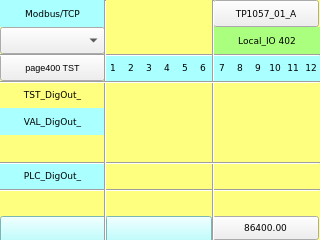
<?xml version="1.0" encoding="UTF-8"?>
<ui version="4.0">
 <class>page402</class>
 <widget class="QWidget" name="page402">
  <property name="geometry">
   <rect>
    <x>0</x>
    <y>0</y>
    <width>320</width>
    <height>240</height>
   </rect>
  </property>
  <property name="minimumSize">
   <size>
    <width>320</width>
    <height>240</height>
   </size>
  </property>
  <property name="maximumSize">
   <size>
    <width>320</width>
    <height>240</height>
   </size>
  </property>
  <property name="windowTitle">
   <string>page402</string>
  </property>
  <property name="styleSheet">
   <string notr="true">QWidget#page402
{
background-color: rgb(255, 255, 127);
}</string>
  </property>
  <widget class="Line" name="line_vt_2">
   <property name="geometry">
    <rect>
     <x>205</x>
     <y>0</y>
     <width>16</width>
     <height>241</height>
    </rect>
   </property>
   <property name="font">
    <font>
     <family>DejaVu Sans Mono</family>
     <pointsize>7</pointsize>
    </font>
   </property>
   <property name="orientation">
    <enum>Qt::Vertical</enum>
   </property>
  </widget>
  <widget class="Line" name="line_vt_1">
   <property name="geometry">
    <rect>
     <x>104</x>
     <y>0</y>
     <width>3</width>
     <height>241</height>
    </rect>
   </property>
   <property name="font">
    <font>
     <family>DejaVu Sans Mono</family>
     <pointsize>7</pointsize>
    </font>
   </property>
   <property name="orientation">
    <enum>Qt::Vertical</enum>
   </property>
  </widget>
  <widget class="ATCMbutton" name="atcmButton_MENU">
   <property name="geometry">
    <rect>
     <x>213</x>
     <y>0</y>
     <width>106</width>
     <height>27</height>
    </rect>
   </property>
   <property name="font">
    <font>
     <family>DejaVu Sans</family>
     <pointsize>7</pointsize>
    </font>
   </property>
   <property name="checkable">
    <bool>false</bool>
   </property>
   <property name="toolTip">
    <string/>
   </property>
   <property name="whatsThis">
    <string>ATCMbutton widget</string>
   </property>
   <property name="pageName">
    <string>menu</string>
   </property>
   <property name="passwordVar">
    <string/>
   </property>
   <property name="statusvar">
    <string/>
   </property>
   <property name="viewStatus">
    <bool>false</bool>
   </property>
   <property name="visibilityVar">
    <string/>
   </property>
   <property name="bgColor">
    <color>
     <red>170</red>
     <green>255</green>
     <blue>255</blue>
    </color>
   </property>
   <property name="bgPressColor">
    <color>
     <red>255</red>
     <green>0</green>
     <blue>0</blue>
    </color>
   </property>
   <property name="text">
    <string>TP1057_01_A</string>
   </property>
   <property name="pressText">
    <string>TP1057_01_A</string>
   </property>
   <property name="borderWidth">
    <number>1</number>
   </property>
   <property name="borderRadius">
    <number>0</number>
   </property>
   <property name="apparence">
    <enum>QFrame::Raised</enum>
   </property>
  </widget>
  <widget class="QLabel" name="label_Qt_Project">
   <property name="geometry">
    <rect>
     <x>214</x>
     <y>27</y>
     <width>106</width>
     <height>27</height>
    </rect>
   </property>
   <property name="font">
    <font>
     <family>DejaVu Sans</family>
     <pointsize>7</pointsize>
    </font>
   </property>
   <property name="styleSheet">
    <string notr="true">background-color: rgb(170, 255, 127);</string>
   </property>
   <property name="text">
    <string>Local_IO 402</string>
   </property>
   <property name="alignment">
    <set>Qt::AlignCenter</set>
   </property>
  </widget>
  <widget class="QLabel" name="label_PLC_DigIn_8">
   <property name="geometry">
    <rect>
     <x>231</x>
     <y>54</y>
     <width>18</width>
     <height>27</height>
    </rect>
   </property>
   <property name="font">
    <font>
     <family>DejaVu Sans</family>
     <pointsize>7</pointsize>
    </font>
   </property>
   <property name="styleSheet">
    <string notr="true">background-color: rgb(170, 255, 255);</string>
   </property>
   <property name="text">
    <string>8</string>
   </property>
   <property name="alignment">
    <set>Qt::AlignCenter</set>
   </property>
  </widget>
  <widget class="QLabel" name="label_PLC_DigIn_4">
   <property name="geometry">
    <rect>
     <x>158</x>
     <y>54</y>
     <width>18</width>
     <height>27</height>
    </rect>
   </property>
   <property name="font">
    <font>
     <family>DejaVu Sans</family>
     <pointsize>7</pointsize>
    </font>
   </property>
   <property name="styleSheet">
    <string notr="true">background-color: rgb(170, 255, 255);</string>
   </property>
   <property name="text">
    <string>4</string>
   </property>
   <property name="alignment">
    <set>Qt::AlignCenter</set>
   </property>
  </widget>
  <widget class="QLabel" name="label_PLC_DigIn_10">
   <property name="geometry">
    <rect>
     <x>266</x>
     <y>54</y>
     <width>18</width>
     <height>27</height>
    </rect>
   </property>
   <property name="font">
    <font>
     <family>DejaVu Sans</family>
     <pointsize>7</pointsize>
    </font>
   </property>
   <property name="styleSheet">
    <string notr="true">background-color: rgb(170, 255, 255);</string>
   </property>
   <property name="text">
    <string>10</string>
   </property>
   <property name="alignment">
    <set>Qt::AlignCenter</set>
   </property>
  </widget>
  <widget class="QLabel" name="label_PLC_DigIn_1">
   <property name="geometry">
    <rect>
     <x>104</x>
     <y>54</y>
     <width>18</width>
     <height>27</height>
    </rect>
   </property>
   <property name="font">
    <font>
     <family>DejaVu Sans</family>
     <pointsize>7</pointsize>
    </font>
   </property>
   <property name="styleSheet">
    <string notr="true">background-color: rgb(170, 255, 255);</string>
   </property>
   <property name="text">
    <string>1</string>
   </property>
   <property name="alignment">
    <set>Qt::AlignCenter</set>
   </property>
  </widget>
  <widget class="QLabel" name="label_PLC_DigIn_6">
   <property name="geometry">
    <rect>
     <x>194</x>
     <y>54</y>
     <width>18</width>
     <height>27</height>
    </rect>
   </property>
   <property name="font">
    <font>
     <family>DejaVu Sans</family>
     <pointsize>7</pointsize>
    </font>
   </property>
   <property name="styleSheet">
    <string notr="true">background-color: rgb(170, 255, 255);</string>
   </property>
   <property name="text">
    <string>6</string>
   </property>
   <property name="alignment">
    <set>Qt::AlignCenter</set>
   </property>
  </widget>
  <widget class="QLabel" name="label_PLC_DigIn_9">
   <property name="geometry">
    <rect>
     <x>249</x>
     <y>54</y>
     <width>18</width>
     <height>27</height>
    </rect>
   </property>
   <property name="font">
    <font>
     <family>DejaVu Sans</family>
     <pointsize>7</pointsize>
    </font>
   </property>
   <property name="styleSheet">
    <string notr="true">background-color: rgb(170, 255, 255);</string>
   </property>
   <property name="text">
    <string>9</string>
   </property>
   <property name="alignment">
    <set>Qt::AlignCenter</set>
   </property>
  </widget>
  <widget class="QLabel" name="label_PLC_DigIn_5">
   <property name="geometry">
    <rect>
     <x>176</x>
     <y>54</y>
     <width>18</width>
     <height>27</height>
    </rect>
   </property>
   <property name="font">
    <font>
     <family>DejaVu Sans</family>
     <pointsize>7</pointsize>
    </font>
   </property>
   <property name="styleSheet">
    <string notr="true">background-color: rgb(170, 255, 255);</string>
   </property>
   <property name="text">
    <string>5</string>
   </property>
   <property name="alignment">
    <set>Qt::AlignCenter</set>
   </property>
  </widget>
  <widget class="QLabel" name="label_PLC_DigIn_3">
   <property name="geometry">
    <rect>
     <x>140</x>
     <y>54</y>
     <width>18</width>
     <height>27</height>
    </rect>
   </property>
   <property name="font">
    <font>
     <family>DejaVu Sans</family>
     <pointsize>7</pointsize>
    </font>
   </property>
   <property name="styleSheet">
    <string notr="true">background-color: rgb(170, 255, 255);</string>
   </property>
   <property name="text">
    <string>3</string>
   </property>
   <property name="alignment">
    <set>Qt::AlignCenter</set>
   </property>
  </widget>
  <widget class="ATCMtime" name="atcmTime">
   <property name="geometry">
    <rect>
     <x>105</x>
     <y>216</y>
     <width>107</width>
     <height>27</height>
    </rect>
   </property>
   <property name="font">
    <font>
     <family>DejaVu Sans</family>
     <pointsize>7</pointsize>
    </font>
   </property>
   <property name="styleSheet">
    <string notr="true">background-color: rgb(170, 255, 255);</string>
   </property>
   <property name="toolTip">
    <string>ATCM QTime</string>
   </property>
   <property name="whatsThis">
    <string>ATCMtime widget</string>
   </property>
   <property name="bgColor">
    <color>
     <red>170</red>
     <green>255</green>
     <blue>127</blue>
    </color>
   </property>
   <property name="borderColor">
    <color alpha="0">
     <red>0</red>
     <green>0</green>
     <blue>0</blue>
    </color>
   </property>
   <property name="fontColor">
    <color>
     <red>0</red>
     <green>0</green>
     <blue>0</blue>
    </color>
   </property>
   <property name="borderWidth">
    <number>0</number>
   </property>
   <property name="borderRadius">
    <number>0</number>
   </property>
  </widget>
  <widget class="QLabel" name="label_PLC_DigIn_2">
   <property name="geometry">
    <rect>
     <x>122</x>
     <y>54</y>
     <width>18</width>
     <height>27</height>
    </rect>
   </property>
   <property name="font">
    <font>
     <family>DejaVu Sans</family>
     <pointsize>7</pointsize>
    </font>
   </property>
   <property name="styleSheet">
    <string notr="true">background-color: rgb(170, 255, 255);</string>
   </property>
   <property name="text">
    <string>2</string>
   </property>
   <property name="alignment">
    <set>Qt::AlignCenter</set>
   </property>
  </widget>
  <widget class="QLabel" name="label_PLC_DigIn_7">
   <property name="geometry">
    <rect>
     <x>213</x>
     <y>54</y>
     <width>18</width>
     <height>27</height>
    </rect>
   </property>
   <property name="font">
    <font>
     <family>DejaVu Sans</family>
     <pointsize>7</pointsize>
    </font>
   </property>
   <property name="styleSheet">
    <string notr="true">background-color: rgb(170, 255, 255);</string>
   </property>
   <property name="text">
    <string>7</string>
   </property>
   <property name="alignment">
    <set>Qt::AlignCenter</set>
   </property>
  </widget>
  <widget class="ATCMbutton" name="atcmButton_page400">
   <property name="geometry">
    <rect>
     <x>0</x>
     <y>54</y>
     <width>105</width>
     <height>27</height>
    </rect>
   </property>
   <property name="font">
    <font>
     <pointsize>7</pointsize>
    </font>
   </property>
   <property name="toolTip">
    <string/>
   </property>
   <property name="whatsThis">
    <string>ATCMbutton widget</string>
   </property>
   <property name="pageName">
    <string>page400</string>
   </property>
   <property name="statusvar">
    <string/>
   </property>
   <property name="viewStatus">
    <bool>false</bool>
   </property>
   <property name="visibilityVar">
    <string/>
   </property>
   <property name="bgColor">
    <color>
     <red>170</red>
     <green>255</green>
     <blue>255</blue>
    </color>
   </property>
   <property name="text">
    <string>page400 TST</string>
   </property>
   <property name="pressText">
    <string>page400 TST</string>
   </property>
   <property name="borderWidth">
    <number>0</number>
   </property>
   <property name="borderRadius">
    <number>0</number>
   </property>
   <property name="apparence">
    <enum>QFrame::Raised</enum>
   </property>
  </widget>
  <widget class="ATCMdate" name="atcmDate">
   <property name="geometry">
    <rect>
     <x>0</x>
     <y>216</y>
     <width>107</width>
     <height>27</height>
    </rect>
   </property>
   <property name="font">
    <font>
     <family>DejaVu Sans</family>
     <pointsize>7</pointsize>
    </font>
   </property>
   <property name="styleSheet">
    <string notr="true">background-color: rgb(170, 255, 255);</string>
   </property>
   <property name="toolTip">
    <string>ATCM QDate</string>
   </property>
   <property name="whatsThis">
    <string>ATCMdate widget</string>
   </property>
   <property name="bgColor">
    <color>
     <red>170</red>
     <green>255</green>
     <blue>127</blue>
    </color>
   </property>
   <property name="borderColor">
    <color alpha="0">
     <red>0</red>
     <green>0</green>
     <blue>0</blue>
    </color>
   </property>
   <property name="fontColor">
    <color>
     <red>0</red>
     <green>0</green>
     <blue>0</blue>
    </color>
   </property>
   <property name="borderWidth">
    <number>0</number>
   </property>
   <property name="borderRadius">
    <number>0</number>
   </property>
   <property name="format">
    <enum>ATCMdate::YYYY_MM_DD</enum>
   </property>
  </widget>
  <widget class="QLabel" name="label_PLC_DigIn_12">
   <property name="geometry">
    <rect>
     <x>302</x>
     <y>54</y>
     <width>18</width>
     <height>27</height>
    </rect>
   </property>
   <property name="font">
    <font>
     <family>DejaVu Sans</family>
     <pointsize>7</pointsize>
    </font>
   </property>
   <property name="styleSheet">
    <string notr="true">background-color: rgb(170, 255, 255);</string>
   </property>
   <property name="text">
    <string>12</string>
   </property>
   <property name="alignment">
    <set>Qt::AlignCenter</set>
   </property>
  </widget>
  <widget class="ATCMlabel" name="atcmLabel_PLC_time">
   <property name="geometry">
    <rect>
     <x>212</x>
     <y>216</y>
     <width>107</width>
     <height>24</height>
    </rect>
   </property>
   <property name="font">
    <font>
     <family>DejaVu Sans</family>
     <pointsize>7</pointsize>
    </font>
   </property>
   <property name="text">
    <string>86400.00</string>
   </property>
   <property name="toolTip">
    <string>PLC_time</string>
   </property>
   <property name="whatsThis">
    <string>ATCMlabel widget</string>
   </property>
   <property name="variable">
    <string>PLC_time</string>
   </property>
   <property name="refresh">
    <number>500</number>
   </property>
   <property name="max">
    <string>0</string>
   </property>
   <property name="min">
    <string>0</string>
   </property>
   <property name="viewStatus">
    <bool>false</bool>
   </property>
   <property name="visibilityVar">
    <string/>
   </property>
   <property name="bgColor">
    <color>
     <red>170</red>
     <green>255</green>
     <blue>127</blue>
    </color>
   </property>
   <property name="borderWidth">
    <number>0</number>
   </property>
   <property name="borderRadius">
    <number>0</number>
   </property>
  </widget>
  <widget class="QLabel" name="label_PLC_DigIn_11">
   <property name="geometry">
    <rect>
     <x>284</x>
     <y>54</y>
     <width>18</width>
     <height>27</height>
    </rect>
   </property>
   <property name="font">
    <font>
     <family>DejaVu Sans</family>
     <pointsize>7</pointsize>
    </font>
   </property>
   <property name="styleSheet">
    <string notr="true">background-color: rgb(170, 255, 255);</string>
   </property>
   <property name="text">
    <string>11</string>
   </property>
   <property name="alignment">
    <set>Qt::AlignCenter</set>
   </property>
  </widget>
  <widget class="QLabel" name="label_TST_DigIn_">
   <property name="geometry">
    <rect>
     <x>0</x>
     <y>81</y>
     <width>105</width>
     <height>27</height>
    </rect>
   </property>
   <property name="font">
    <font>
     <family>DejaVu Sans</family>
     <pointsize>7</pointsize>
    </font>
   </property>
   <property name="styleSheet">
    <string notr="true">background-color: rgb(255, 255, 127);</string>
   </property>
   <property name="text">
    <string>TST_DigOut_</string>
   </property>
   <property name="alignment">
    <set>Qt::AlignCenter</set>
   </property>
  </widget>
  <widget class="QLabel" name="label_PLC_DigIn_">
   <property name="geometry">
    <rect>
     <x>0</x>
     <y>162</y>
     <width>105</width>
     <height>27</height>
    </rect>
   </property>
   <property name="font">
    <font>
     <family>DejaVu Sans</family>
     <pointsize>7</pointsize>
    </font>
   </property>
   <property name="styleSheet">
    <string notr="true">background-color: rgb(170, 255, 255);</string>
   </property>
   <property name="text">
    <string>PLC_DigOut_</string>
   </property>
   <property name="alignment">
    <set>Qt::AlignCenter</set>
   </property>
  </widget>
  <widget class="Line" name="line_hr_1">
   <property name="geometry">
    <rect>
     <x>0</x>
     <y>54</y>
     <width>320</width>
     <height>3</height>
    </rect>
   </property>
   <property name="font">
    <font>
     <pointsize>7</pointsize>
    </font>
   </property>
   <property name="orientation">
    <enum>Qt::Horizontal</enum>
   </property>
  </widget>
  <widget class="Line" name="line_hr_3">
   <property name="geometry">
    <rect>
     <x>0</x>
     <y>162</y>
     <width>320</width>
     <height>3</height>
    </rect>
   </property>
   <property name="font">
    <font>
     <pointsize>7</pointsize>
    </font>
   </property>
   <property name="orientation">
    <enum>Qt::Horizontal</enum>
   </property>
  </widget>
  <widget class="Line" name="line_hr_2">
   <property name="geometry">
    <rect>
     <x>0</x>
     <y>81</y>
     <width>320</width>
     <height>3</height>
    </rect>
   </property>
   <property name="font">
    <font>
     <pointsize>7</pointsize>
    </font>
   </property>
   <property name="orientation">
    <enum>Qt::Horizontal</enum>
   </property>
  </widget>
  <widget class="Line" name="line_hr_4">
   <property name="geometry">
    <rect>
     <x>0</x>
     <y>189</y>
     <width>320</width>
     <height>3</height>
    </rect>
   </property>
   <property name="font">
    <font>
     <pointsize>7</pointsize>
    </font>
   </property>
   <property name="orientation">
    <enum>Qt::Horizontal</enum>
   </property>
  </widget>
  <widget class="QLabel" name="label_PLC_DigIn_13">
   <property name="geometry">
    <rect>
     <x>0</x>
     <y>108</y>
     <width>105</width>
     <height>27</height>
    </rect>
   </property>
   <property name="font">
    <font>
     <family>DejaVu Sans</family>
     <pointsize>7</pointsize>
    </font>
   </property>
   <property name="styleSheet">
    <string notr="true">background-color: rgb(170, 255, 255);</string>
   </property>
   <property name="text">
    <string>VAL_DigOut_</string>
   </property>
   <property name="alignment">
    <set>Qt::AlignCenter</set>
   </property>
  </widget>
  <widget class="ATCMcombobox" name="atcmComboBox">
   <property name="geometry">
    <rect>
     <x>0</x>
     <y>27</y>
     <width>105</width>
     <height>27</height>
    </rect>
   </property>
   <property name="font">
    <font>
     <family>DejaVu Sans</family>
     <pointsize>7</pointsize>
    </font>
   </property>
   <property name="toolTip">
    <string>TEST_COMMAND</string>
   </property>
   <property name="whatsThis">
    <string>ATCMcombobox widget</string>
   </property>
   <property name="variable">
    <string>TEST_COMMAND</string>
   </property>
   <property name="refresh">
    <number>500</number>
   </property>
   <property name="viewStatus">
    <bool>false</bool>
   </property>
   <property name="writeAcknowledge">
    <bool>false</bool>
   </property>
   <property name="visibilityVar">
    <string/>
   </property>
   <property name="bgColor">
    <color>
     <red>170</red>
     <green>255</green>
     <blue>127</blue>
    </color>
   </property>
   <property name="borderWidth">
    <number>0</number>
   </property>
   <property name="borderRadius">
    <number>0</number>
   </property>
   <property name="mapping">
    <string>0;LOCAL;216;REMOTE;42;DONE</string>
   </property>
  </widget>
  <widget class="QLabel" name="label_Start_3">
   <property name="geometry">
    <rect>
     <x>0</x>
     <y>0</y>
     <width>105</width>
     <height>27</height>
    </rect>
   </property>
   <property name="font">
    <font>
     <family>DejaVu Sans</family>
     <pointsize>7</pointsize>
    </font>
   </property>
   <property name="styleSheet">
    <string notr="true">background-color: rgb(170, 255, 255);</string>
   </property>
   <property name="text">
    <string>Modbus/TCP</string>
   </property>
   <property name="alignment">
    <set>Qt::AlignCenter</set>
   </property>
  </widget>
  <zorder>atcmButton_MENU</zorder>
  <zorder>label_Qt_Project</zorder>
  <zorder>label_PLC_DigIn_8</zorder>
  <zorder>label_PLC_DigIn_4</zorder>
  <zorder>label_PLC_DigIn_10</zorder>
  <zorder>label_PLC_DigIn_1</zorder>
  <zorder>label_PLC_DigIn_6</zorder>
  <zorder>label_PLC_DigIn_9</zorder>
  <zorder>label_PLC_DigIn_5</zorder>
  <zorder>label_PLC_DigIn_3</zorder>
  <zorder>atcmTime</zorder>
  <zorder>label_PLC_DigIn_2</zorder>
  <zorder>label_PLC_DigIn_7</zorder>
  <zorder>atcmButton_page400</zorder>
  <zorder>atcmDate</zorder>
  <zorder>label_PLC_DigIn_12</zorder>
  <zorder>atcmLabel_PLC_time</zorder>
  <zorder>label_PLC_DigIn_11</zorder>
  <zorder>label_TST_DigIn_</zorder>
  <zorder>label_PLC_DigIn_</zorder>
  <zorder>label_PLC_DigIn_13</zorder>
  <zorder>atcmComboBox</zorder>
  <zorder>label_Start_3</zorder>
  <zorder>line_hr_4</zorder>
  <zorder>line_hr_1</zorder>
  <zorder>line_vt_2</zorder>
  <zorder>line_hr_3</zorder>
  <zorder>line_vt_1</zorder>
  <zorder>line_hr_2</zorder>
 </widget>
 <customwidgets>
  <customwidget>
   <class>ATCMbutton</class>
   <extends>QPushButton</extends>
   <header>atcmplugin.h</header>
  </customwidget>
  <customwidget>
   <class>ATCMcombobox</class>
   <extends>QComboBox</extends>
   <header>atcmplugin.h</header>
  </customwidget>
  <customwidget>
   <class>ATCMdate</class>
   <extends>QPushButton</extends>
   <header>atcmplugin.h</header>
  </customwidget>
  <customwidget>
   <class>ATCMlabel</class>
   <extends>QPushButton</extends>
   <header>atcmplugin.h</header>
  </customwidget>
  <customwidget>
   <class>ATCMtime</class>
   <extends>QPushButton</extends>
   <header>atcmplugin.h</header>
  </customwidget>
 </customwidgets>
 <resources/>
 <connections>
  <connection>
   <sender>atcmButton_MENU</sender>
   <signal>newPage(const char*,bool)</signal>
   <receiver>page402</receiver>
   <slot>goto_page(const char*,bool)</slot>
   <hints>
    <hint type="sourcelabel">
     <x>20</x>
     <y>20</y>
    </hint>
    <hint type="destinationlabel">
     <x>20</x>
     <y>20</y>
    </hint>
   </hints>
  </connection>
  <connection>
   <sender>atcmButton_page400</sender>
   <signal>newPage(const char*,bool)</signal>
   <receiver>page402</receiver>
   <slot>goto_page(const char*,bool)</slot>
   <hints>
    <hint type="sourcelabel">
     <x>20</x>
     <y>20</y>
    </hint>
    <hint type="destinationlabel">
     <x>20</x>
     <y>20</y>
    </hint>
   </hints>
  </connection>
 </connections>
 <slots>
  <slot>goto_page(const char*,bool)</slot>
 </slots>
</ui>
